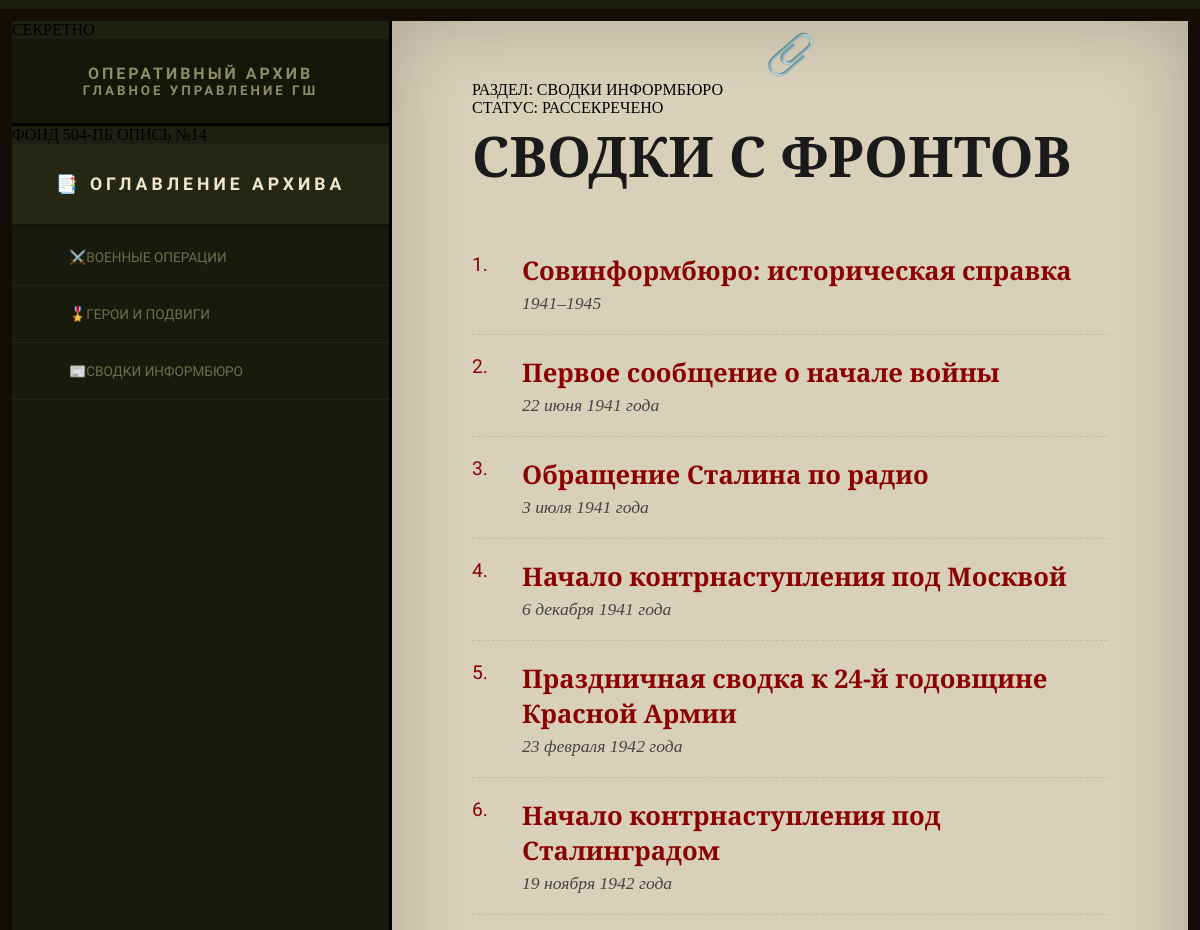
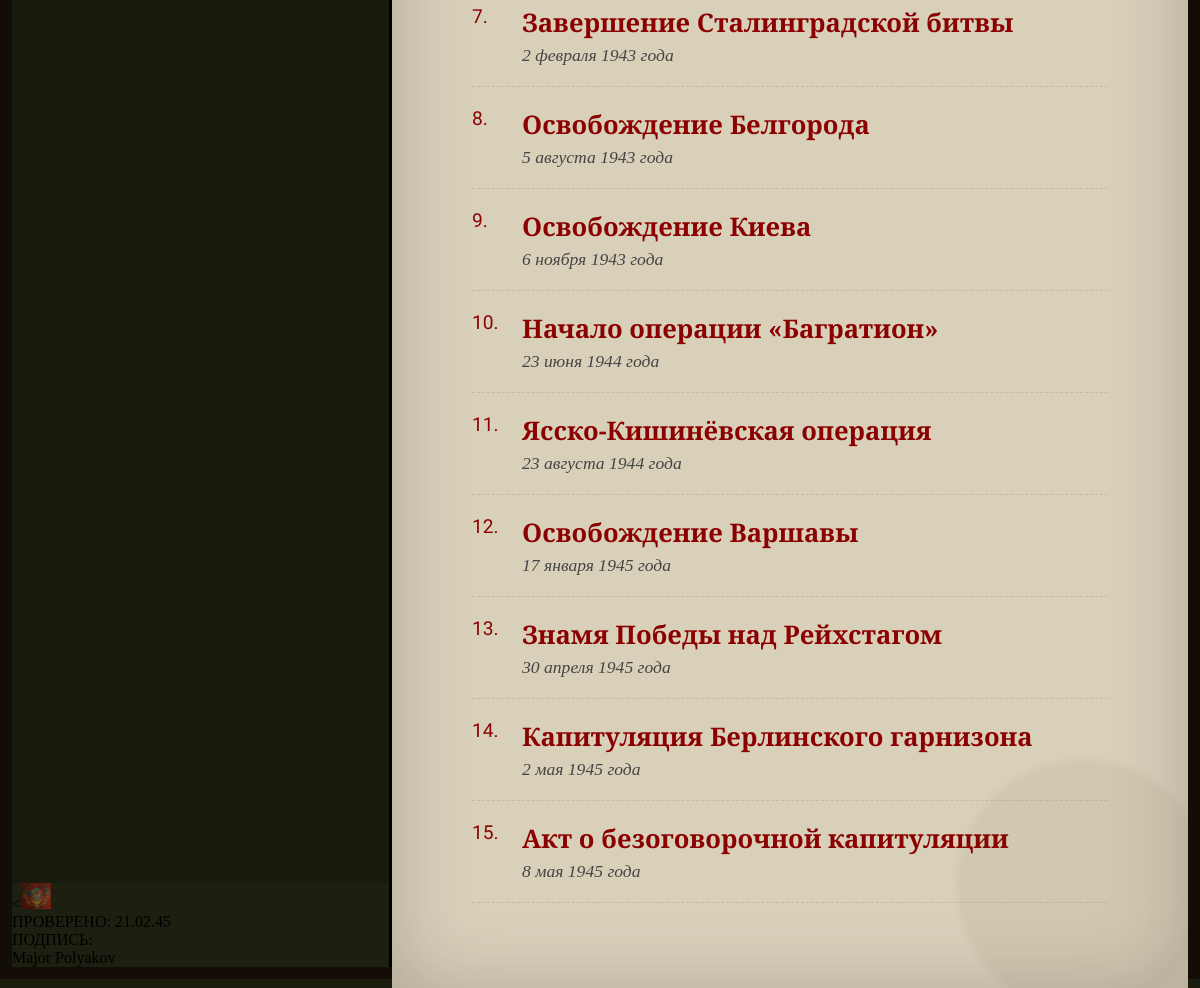
Page /reports on the committed database (2 pictures, top to bottom).
### app.py (models this page shows)
class Report(db.Model):
    id = db.Column(db.String(50), primary_key=True)
    title = db.Column(db.String(200), nullable=False)
    date = db.Column(db.String(50), nullable=False)
    text = db.Column(db.Text, nullable=False)

### app.py (the view)
@app.route('/reports')
def reports_list():
    reports = Report.query.all()
    return render_template('reports.html', reports=reports)

### app.py (called while the page is built)
@app.context_processor
def inject_current_page():
    return dict(current_page=request.path)

### templates/reports.html
{% extends "base.html" %}
{% block content %}
<div class="archive-intro">
    <div class="inventory-tag">РАЗДЕЛ: СВОДКИ ИНФОРМБЮРО<br>СТАТУС: РАССЕКРЕЧЕНО</div>
    <h1>СВОДКИ С ФРОНТОВ</h1>
    <ul class="archive-toc">
        {% for report in reports %}
        <li>
            <a href="/report/{{ report.id }}" class="toc-link">
                <span class="toc-num">{{ loop.index }}.</span>
                <div class="toc-content">
                    <h3>{{ report.title }}</h3>
                    <p>{{ report.date }}</p>
                </div>
            </a>
        </li>
        {% endfor %}
    </ul>
    <div class="stain"></div>
</div>
{% endblock %}

### static/css/style.css (style rules this page uses)
* { box-sizing: border-box; }
html, body { margin: 0; padding: 0; width: 100%; height: 100%; background: #1a1c0e; overflow: hidden; display: flex; justify-content: center; align-items: center; }
.stain { position: absolute; bottom: -20px; right: -20px; width: 250px; height: 250px; background: rgba(84, 55, 33, 0.05); border-radius: 50%; pointer-events: none; border: 2px solid rgba(84, 55, 33, 0.03); filter: blur(3px); }
h1 { font-family: 'EB Garamond', serif; font-size: 3.5rem; margin: 0 0 10px 0; color: #1a1a1a; font-weight: 700; }
.archive-toc { list-style: none; padding: 0; margin-top: 40px; }
.archive-toc li { padding: 20px 0; border-bottom: 1px dashed rgba(0,0,0,0.1); display: flex; align-items: flex-start; transition: background-color 0.2s ease; }
.toc-num { font-family: 'Special Elite', cursive; color: #8b0000; font-size: 1.2rem; margin-right: 20px; min-width: 30px; }
.toc-content h3 { margin: 0; font-family: 'EB Garamond', serif; font-size: 1.6rem; }
.toc-content p { margin: 5px 0 0 0; font-family: 'EB Garamond', serif; font-size: 1.1rem; font-style: italic; color: #444; }
.archive-toc a { margin-left: auto; color: #8b0000; text-decoration: none; font-family: 'Special Elite', cursive; font-size: 0.9rem; align-self: center; }
.archive-toc li { padding: 0; }
.toc-link { display: flex; align-items: flex-start; width: 100%; padding: 20px 0; text-decoration: none; color: inherit; transition: background-color 0.2s ease; }

### rows in the picture
Report: title "Совинформбюро: историческая справка", date "1941–1945"
Report: title "Первое сообщение о начале войны", date "22 июня 1941 года"
Report: title "Обращение Сталина по радио", date "3 июля 1941 года"
Report: title "Начало контрнаступления под Москвой", date "6 декабря 1941 года"
Report: title "Праздничная сводка к 24-й годовщине Красной Армии", date "23 февраля 1942 года"
Report: title "Начало контрнаступления под Сталинградом", date "19 ноября 1942 года"
Report: title "Завершение Сталинградской битвы", date "2 февраля 1943 года"
Report: title "Освобождение Белгорода", date "5 августа 1943 года"
Report: title "Освобождение Киева", date "6 ноября 1943 года"
Report: title "Начало операции «Багратион»", date "23 июня 1944 года"
Report: title "Ясско-Кишинёвская операция", date "23 августа 1944 года"
Report: title "Освобождение Варшавы", date "17 января 1945 года"
Report: title "Знамя Победы над Рейхстагом", date "30 апреля 1945 года"
Report: title "Капитуляция Берлинского гарнизона", date "2 мая 1945 года"
Report: title "Акт о безоговорочной капитуляции", date "8 мая 1945 года"
